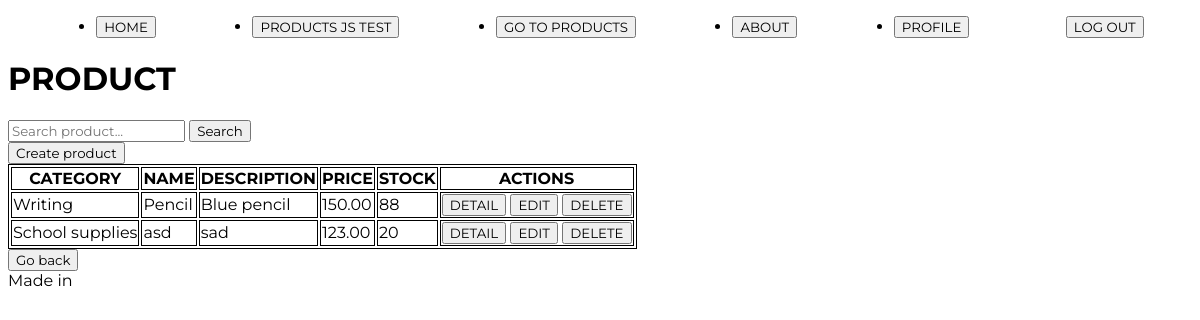
Before: /product/product/list (signed in) with the older database file.
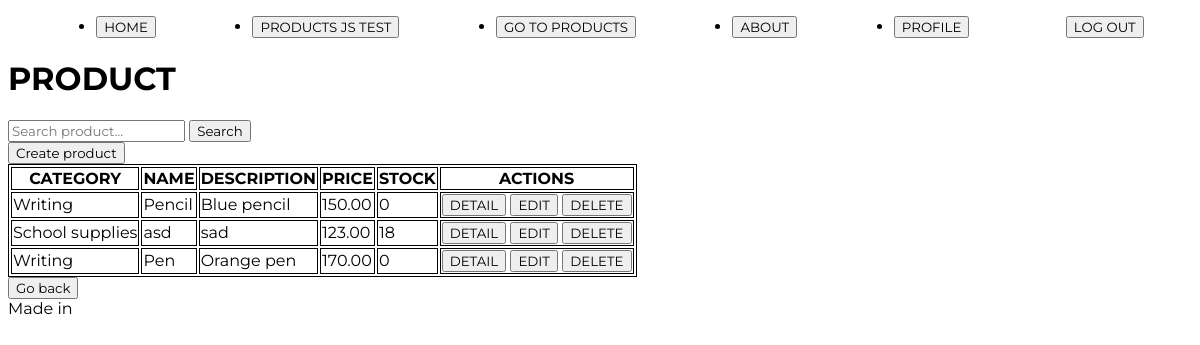
After: the same page with the newer database file.
### product/models.py (models this page shows, shortened)
class Product(models.Model):
    category=models.ForeignKey(Category, on_delete=models.CASCADE, null=True, blank=True, verbose_name='category')
    name = models.CharField(max_length=150, db_index=True) #facilita la búsqueda en la BD
    description = models.TextField(blank=True, null=True, verbose_name='Description') #blank: el campo puede dejarse vacío cuando es True
    price = models.DecimalField(max_digits=10, decimal_places=2)
    stock = models.PositiveIntegerField()
    class Meta: #Se utiliza para definir opciones de configuración adicionales de un modelo
        unique_together = ('category', 'name') #la combinación de los campos debe ser única en la BD
        verbose_name = 'Product' #Define el nombre singular legible del modelo (también usado en el panel de ADMIN)
        verbose_name_plural = 'Products' #Define el nombre plurar legible del modelo (también usado en el panel de ADMIN)

class Category(models.Model):
    name = models.CharField(max_length=255, unique=True)
    description = models.TextField(blank=True, null=True, verbose_name='Description')
    def __str__(self):
        return self.name
    class Meta:
        verbose_name = 'Product categories'

### product/views_models/product.py (the view)
# urls.py: path('product/list', product.ProductListView.as_view(), name='product_list'),
class ProductListView(ListView):
    model = models.Product
    template_name = 'product/Product_crud/product_list.html'
    def get_queryset(self):
        search = self.request.GET.get('search')
        if search:
            queryset = models.Product.objects.filter(name__icontains=search)
        else:
            queryset = models.Product.objects.all()
        return queryset

### product/templates/product/Product_crud/product_list.html
{% extends 'core/base.html' %}
{% block content %}
<h1>PRODUCT</h1>
<form action="" method="get">
    <input type="text" name="search" id="" placeholder="Search product...">
    <button type="submit">Search</button>
</form>
{% if user.is_staff %}
<a href="{% url 'product:product_create' %}">
    <button>Create product</button>
</a>
{% endif %}
<table class="tablaPrueba">
    <thead>
        <tr>
            <th>CATEGORY</th>
            <th>NAME</th>
            <th>DESCRIPTION</th>
            <th>PRICE</th>
            <th>STOCK</th>
            <th>ACTIONS</th>
        </tr>
    </thead>
    <tbody>
        {% for product in object_list %}
        <tr>
            <td> {{ product.category }}</td>
            <td> {{ product.name }}</td>
            <td> {{ product.description }}</td>
            <td> {{ product.price }}</td>
            <td> {{ product.stock }}</td>
            <td>
                <a href="{% url 'product:product_detail' product.id %}">
                    <button>DETAIL</button></a>
                {% if user.is_staff %}
                <a href="{% url 'product:product_update' product.id %}">
                    <button>EDIT</button></a>
                <a href="{% url 'product:product_delete' product.id %}">
                    <button>DELETE</button></a>
                {% endif %}
            </td>
        </tr>
        {% empty %}
        <tr>
            <td>No data available</td>
        </tr>
        {% endfor %}
    </tbody>
</table>
<a href="{% url 'product:index' %}"><button>Go back</button></a>
{% endblock content %}

Changed rows visible on the page:
changed Product "Pencil": stock "88" → "0"
changed Product "asd": stock "20" → "18"
added Product: category "Writing", name "Pen", description "Orange pen", price "170.00", stock "0"
